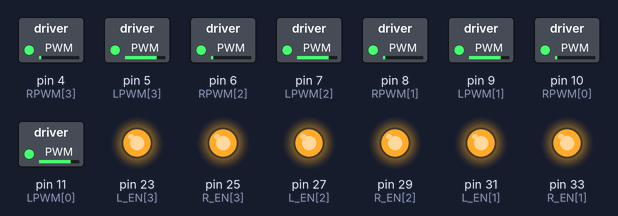
Bench run of a sketch on a simulated Arduino Mega 2560, built with avr-gcc and run on an emulated ATmega2560. Shown: switched loads named in the sketch (green lamp = pin HIGH), output pins drawn as LEDs (lit = HIGH).

Above: at 0.1 s.
Timing chart, 0 to 1.6 s (numbered marks = the images above):
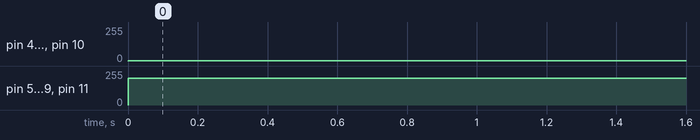

Measured:
- by itself, pin 4 (RPWM[3]), pin 6 (RPWM[2]), pin 8 (RPWM[1]), pin 10 (RPWM[0]): 0/255 → 1/255 at 0.00 s
- by itself, pin 5 (LPWM[3]), pin 7 (LPWM[2]), pin 9 (LPWM[1]), pin 11 (LPWM[0]): 0/255 → 200/255 at 0.00 s

The sketch:

driverwithMotor.ino
```cpp
#include <SoftwareSerial.h>
SoftwareSerial bt_serial(18,19);//Tx,Rx
int R_EN[]={37,33,29,25};
int L_EN[]={35,31,27,23};
int LPWM[]={11,9,7,5};
int RPWM[]={10,8,6,4};

void setup() {
  // put your setup code here, to run once:
Serial.begin(9600);
bt_serial.begin(9600);
  for (int i=0;i<=3;i++){
    pinMode(R_EN[i],OUTPUT);
    pinMode(L_EN[i],OUTPUT);
    digitalWrite(L_EN[i],HIGH);
    digitalWrite(R_EN[i],HIGH);
  }
}
void loop() {
  // if (bt_serial.available()>0){
  //   int ch = bt_serial.read();
  //   Serial.println(ch);
  // }
 for (int m= 0;m<=3;m++){
analogWrite(RPWM[m],1);
analogWrite(LPWM[m],200);
  }
  // delay(5000);
  // for (int j=4; j>=0; j--){
  //   analogWrite(LPWM[j],HIGH);
  //   analogWrite(RPWM[j],200);
  // }
  // delay(5000);

}
```
